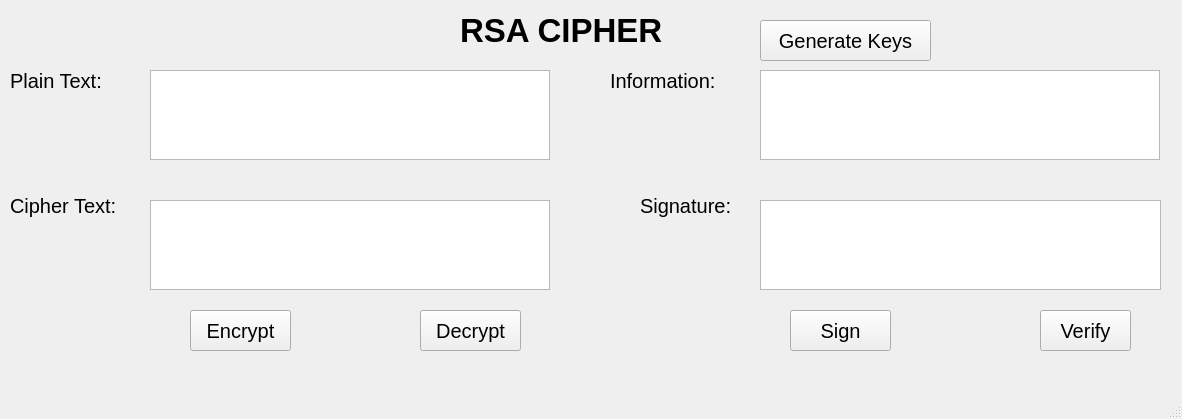
<?xml version="1.0" encoding="UTF-8"?>
<ui version="4.0">
 <class>MainWindow</class>
 <widget class="QMainWindow" name="MainWindow">
  <property name="geometry">
   <rect>
    <x>0</x>
    <y>0</y>
    <width>1182</width>
    <height>419</height>
   </rect>
  </property>
  <property name="windowTitle">
   <string>RSA Cipher</string>
  </property>
  <widget class="QWidget" name="centralwidget">
   <widget class="QLabel" name="plainText">
    <property name="geometry">
     <rect>
      <x>10</x>
      <y>70</y>
      <width>121</width>
      <height>21</height>
     </rect>
    </property>
    <property name="font">
     <font>
      <pointsize>15</pointsize>
     </font>
    </property>
    <property name="text">
     <string>Plain Text:</string>
    </property>
   </widget>
   <widget class="QLabel" name="cipherText">
    <property name="geometry">
     <rect>
      <x>10</x>
      <y>190</y>
      <width>141</width>
      <height>31</height>
     </rect>
    </property>
    <property name="font">
     <font>
      <pointsize>15</pointsize>
     </font>
    </property>
    <property name="text">
     <string>Cipher Text:</string>
    </property>
   </widget>
   <widget class="QPushButton" name="btn_encrypt">
    <property name="geometry">
     <rect>
      <x>190</x>
      <y>310</y>
      <width>101</width>
      <height>41</height>
     </rect>
    </property>
    <property name="font">
     <font>
      <pointsize>15</pointsize>
     </font>
    </property>
    <property name="text">
     <string>Encrypt</string>
    </property>
   </widget>
   <widget class="QPushButton" name="btn_decrypt">
    <property name="geometry">
     <rect>
      <x>420</x>
      <y>310</y>
      <width>101</width>
      <height>41</height>
     </rect>
    </property>
    <property name="font">
     <font>
      <pointsize>15</pointsize>
     </font>
    </property>
    <property name="text">
     <string>Decrypt</string>
    </property>
   </widget>
   <widget class="QLabel" name="label">
    <property name="geometry">
     <rect>
      <x>460</x>
      <y>10</y>
      <width>271</width>
      <height>41</height>
     </rect>
    </property>
    <property name="font">
     <font>
      <pointsize>25</pointsize>
      <weight>75</weight>
      <bold>true</bold>
     </font>
    </property>
    <property name="text">
     <string>RSA CIPHER</string>
    </property>
   </widget>
   <widget class="QTextEdit" name="txt_plainText">
    <property name="geometry">
     <rect>
      <x>150</x>
      <y>70</y>
      <width>400</width>
      <height>90</height>
     </rect>
    </property>
   </widget>
   <widget class="QTextEdit" name="txt_cipherText">
    <property name="geometry">
     <rect>
      <x>150</x>
      <y>200</y>
      <width>400</width>
      <height>90</height>
     </rect>
    </property>
   </widget>
   <widget class="QTextEdit" name="txt_information">
    <property name="geometry">
     <rect>
      <x>760</x>
      <y>70</y>
      <width>400</width>
      <height>90</height>
     </rect>
    </property>
   </widget>
   <widget class="QTextEdit" name="txt_signature">
    <property name="geometry">
     <rect>
      <x>760</x>
      <y>200</y>
      <width>401</width>
      <height>90</height>
     </rect>
    </property>
   </widget>
   <widget class="QLabel" name="information">
    <property name="geometry">
     <rect>
      <x>610</x>
      <y>70</y>
      <width>141</width>
      <height>21</height>
     </rect>
    </property>
    <property name="font">
     <font>
      <pointsize>15</pointsize>
     </font>
    </property>
    <property name="text">
     <string>Information:</string>
    </property>
   </widget>
   <widget class="QLabel" name="signature">
    <property name="geometry">
     <rect>
      <x>640</x>
      <y>190</y>
      <width>111</width>
      <height>31</height>
     </rect>
    </property>
    <property name="font">
     <font>
      <pointsize>15</pointsize>
     </font>
    </property>
    <property name="text">
     <string>Signature:</string>
    </property>
   </widget>
   <widget class="QPushButton" name="btn_sign">
    <property name="geometry">
     <rect>
      <x>790</x>
      <y>310</y>
      <width>101</width>
      <height>41</height>
     </rect>
    </property>
    <property name="font">
     <font>
      <pointsize>15</pointsize>
     </font>
    </property>
    <property name="text">
     <string>Sign</string>
    </property>
   </widget>
   <widget class="QPushButton" name="btn_verify">
    <property name="geometry">
     <rect>
      <x>1040</x>
      <y>310</y>
      <width>91</width>
      <height>41</height>
     </rect>
    </property>
    <property name="font">
     <font>
      <pointsize>15</pointsize>
     </font>
    </property>
    <property name="text">
     <string>Verify</string>
    </property>
   </widget>
   <widget class="QPushButton" name="btn_genKeys">
    <property name="geometry">
     <rect>
      <x>760</x>
      <y>20</y>
      <width>171</width>
      <height>41</height>
     </rect>
    </property>
    <property name="font">
     <font>
      <pointsize>15</pointsize>
     </font>
    </property>
    <property name="text">
     <string>Generate Keys</string>
    </property>
   </widget>
  </widget>
  <widget class="QMenuBar" name="menubar">
   <property name="geometry">
    <rect>
     <x>0</x>
     <y>0</y>
     <width>1182</width>
     <height>26</height>
    </rect>
   </property>
  </widget>
  <widget class="QStatusBar" name="statusbar"/>
 </widget>
 <resources/>
 <connections/>
</ui>
